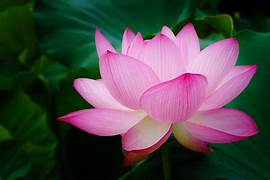
#> input picture flower.jpg, 270 x 180 px, given in place of the camera
$ python project.py
#> lines starting #> are read from the running program, lines starting #| are printed output that depends on the picture; after the words box and inside, x2 and y2 are one past the last pixel; in counts of white or black regions, pixels touching at a corner belong together
import cv2
import numpy as np
import time

cap = cv2.VideoCapture(0)

mode = "edges"
prev_frame = None

# Load Haar cascades
face_cascade = cv2.CascadeClassifier(
    cv2.data.haarcascades + 'haarcascade_frontalface_default.xml')
eye_cascade = cv2.CascadeClassifier(
    cv2.data.haarcascades + 'haarcascade_eye.xml')
smile_cascade = cv2.CascadeClassifier(
    cv2.data.haarcascades + 'haarcascade_smile.xml')

def reorder_points(pts):
    pts = pts.reshape((4, 2))
    new_pts = np.zeros((4, 1, 2), dtype=np.int32)

    s = pts.sum(1)
    new_pts[0] = pts[np.argmin(s)]
    new_pts[2] = pts[np.argmax(s)]

    diff = np.diff(pts, axis=1)
    new_pts[1] = pts[np.argmin(diff)]
    new_pts[3] = pts[np.argmax(diff)]

    return new_pts

while True:
    ret, frame = cap.read()
#> frame is the input picture: shape (180, 270, 3); mean B, G, R 71.3, 70.6, 76.1
    if not ret:
        break

    frame = cv2.flip(frame, 1)
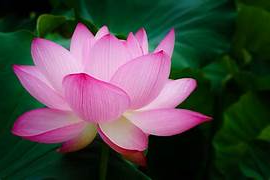
#> frame: shape (180, 270, 3); mean B, G, R 71.3, 70.6, 76.1
    output = frame.copy()
    gray = cv2.cvtColor(frame, cv2.COLOR_BGR2GRAY)
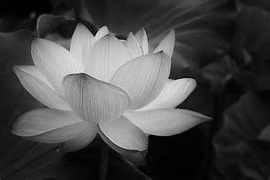
#> gray: shape (180, 270); min 0, max 228, mean 72.3

    start_time = time.time()

    # ================= EDGE MODE =================
    if mode == "edges":
        blur = cv2.GaussianBlur(gray, (5,5), 0)
        edges = cv2.Canny(blur, 50, 150)
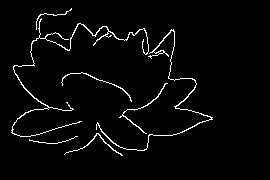
#> edges: shape (180, 270); 3% white in thin lines or dots, all inside (x1, y1, x2, y2) = (11, 8, 213, 156)
        output = cv2.cvtColor(edges, cv2.COLOR_GRAY2BGR)

    # ================= COLOR MODE (FIXED) =================
    elif mode == "color":
        hsv = cv2.cvtColor(frame, cv2.COLOR_BGR2HSV)

        # Wide blue range (more stable)
        lower = np.array([90, 50, 50])
        upper = np.array([140, 255, 255])

        mask = cv2.inRange(hsv, lower, upper)
        mask = cv2.GaussianBlur(mask, (5,5), 0)

        contours, _ = cv2.findContours(mask, cv2.RETR_EXTERNAL, cv2.CHAIN_APPROX_SIMPLE)

        for cnt in contours:
            if cv2.contourArea(cnt) > 800:
                x, y, w, h = cv2.boundingRect(cnt)
                cv2.rectangle(output, (x,y), (x+w,y+h), (255,0,0), 2)
                cv2.putText(output, "Blue Object", (x,y-10),
                            cv2.FONT_HERSHEY_SIMPLEX, 0.7,
                            (255,0,0), 2)

        mask_color = cv2.cvtColor(mask, cv2.COLOR_GRAY2BGR)
        output = cv2.hconcat([output, mask_color])

    # ================= MOTION =================
    elif mode == "motion":
        blur = cv2.GaussianBlur(gray, (5,5), 0)

        if prev_frame is None:
            prev_frame = blur
        else:
            diff = cv2.absdiff(prev_frame, blur)
            thresh = cv2.threshold(diff, 25, 255, cv2.THRESH_BINARY)[1]
            thresh = cv2.dilate(thresh, None, iterations=2)

            contours, _ = cv2.findContours(thresh, cv2.RETR_EXTERNAL, cv2.CHAIN_APPROX_SIMPLE)

            for cnt in contours:
                if cv2.contourArea(cnt) > 1500:
                    x, y, w, h = cv2.boundingRect(cnt)
                    cv2.rectangle(output, (x,y), (x+w,y+h), (0,0,255), 2)
                    cv2.putText(output, "Motion Detected",
                                (x,y-10),
                                cv2.FONT_HERSHEY_SIMPLEX,
                                0.6,
                                (0,0,255), 2)

            prev_frame = blur

    # ================= DOCUMENT SCANNER (IMPROVED) =================
    elif mode == "scanner":
        blur = cv2.GaussianBlur(gray, (5,5), 0)
        edges = cv2.Canny(blur, 50, 150)

        contours, _ = cv2.findContours(edges, cv2.RETR_EXTERNAL, cv2.CHAIN_APPROX_SIMPLE)
        contours = sorted(contours, key=cv2.contourArea, reverse=True)

        for cnt in contours:
            if cv2.contourArea(cnt) > 5000:
                approx = cv2.approxPolyDP(cnt, 0.02 * cv2.arcLength(cnt, True), True)

                if len(approx) == 4:
                    pts = reorder_points(approx)

                    width, height = 500, 600
                    pts2 = np.float32([[0,0],[width,0],[0,height],[width,height]])
                    matrix = cv2.getPerspectiveTransform(
                        np.float32(pts.reshape(4,2)),
                        pts2)

                    warped = cv2.warpPerspective(frame, matrix, (width,height))
                    scanned = cv2.cvtColor(warped, cv2.COLOR_BGR2GRAY)
                    scanned = cv2.adaptiveThreshold(scanned,255,
                        cv2.ADAPTIVE_THRESH_GAUSSIAN_C,
                        cv2.THRESH_BINARY,11,2)

                    cv2.imshow("Scanned Output", scanned)
                    cv2.drawContours(output, [approx], -1, (0,255,0), 3)
                    break

    # ================= FACE MODE =================
    elif mode == "face":
        faces = face_cascade.detectMultiScale(gray, 1.3, 5)

        for (x,y,w,h) in faces:
            cv2.rectangle(output, (x,y), (x+w,y+h), (255,0,255), 2)
            cv2.putText(output, "Face", (x,y-10),
                        cv2.FONT_HERSHEY_SIMPLEX, 0.6,
                        (255,0,255), 2)

            roi_gray = gray[y:y+h, x:x+w]
            roi_color = output[y:y+h, x:x+w]

            eyes = eye_cascade.detectMultiScale(roi_gray, 1.2, 5)
            for (ex,ey,ew,eh) in eyes:
                cv2.rectangle(roi_color, (ex,ey), (ex+ew,ey+eh), (0,255,0), 2)

            smiles = smile_cascade.detectMultiScale(
                roi_gray, 1.8, 20)
            for (sx,sy,sw,sh) in smiles:
                cv2.rectangle(roi_color, (sx,sy),
                              (sx+sw,sy+sh), (0,255,255), 2)
                cv2.putText(output, "Smile Detected",
                            (x, y+h+20),
                            cv2.FONT_HERSHEY_SIMPLEX,
                            0.7,
                            (0,255,255), 2)

    # ================= FPS + MODE TEXT =================
    fps = int(1/(time.time()-start_time + 0.001))

    cv2.putText(output, f"Mode: {mode}", (20,30),
                cv2.FONT_HERSHEY_SIMPLEX, 0.7,
                (255,255,0), 2)

    cv2.putText(output, f"FPS: {fps}", (20,60),
                cv2.FONT_HERSHEY_SIMPLEX, 0.7,
                (255,255,0), 2)
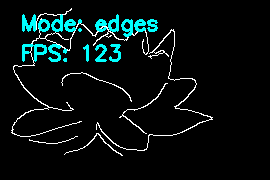
#> output: shape (180, 270, 3); mean B, G, R 16.3, 16.3, 7.5

    cv2.imshow("OpenCV Vision Toolkit", output)

    key = cv2.waitKey(1) & 0xFF
#> (key q is pressed here)

    if key == ord('1'): mode = "edges"
    elif key == ord('3'): mode = "color"
    elif key == ord('4'): mode = "motion"
    elif key == ord('5'): mode = "scanner"
    elif key == ord('6'): mode = "face"
    elif key == ord('q'): break

cap.release()
cv2.destroyAllWindows()
